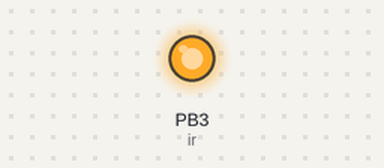
This program was run on a simulated ATmega328P, built with avr-gcc and emulated at 9.6 MHz (the files do not name the chip). On the bench: output pins drawn as LEDs (lit = HIGH).

Above: at 1.0 s.
At 3.0 s:
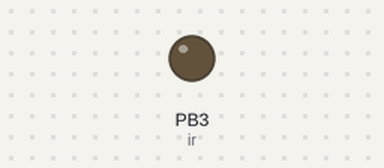
Timing chart, 0 to 5.2 s (numbered marks = the images above):
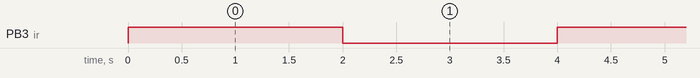

The program:

main.cpp
```cpp
/*
 * irsendresiv.cpp
 *
 * Created: 8/10/2021 8:32:16 PM
 * Author : dilan
 */
#define F_CPU 9600000
#include <avr/io.h>
#include <util/delay.h>


int main(void)
{
    DDRB|=(1<<3);//ir trns
	DDRB&=~(1<<4);
   while(1)
   {PORTB|=(1<<3);//ir trns
		_delay_ms(2000);
		PORTB&=~(1<<3);//ir trns
		_delay_ms(2000);
    }
}
```

Measured:
- by itself, PB3 (ir): alternates HIGH for 2.0 s and LOW for 2.0 s
